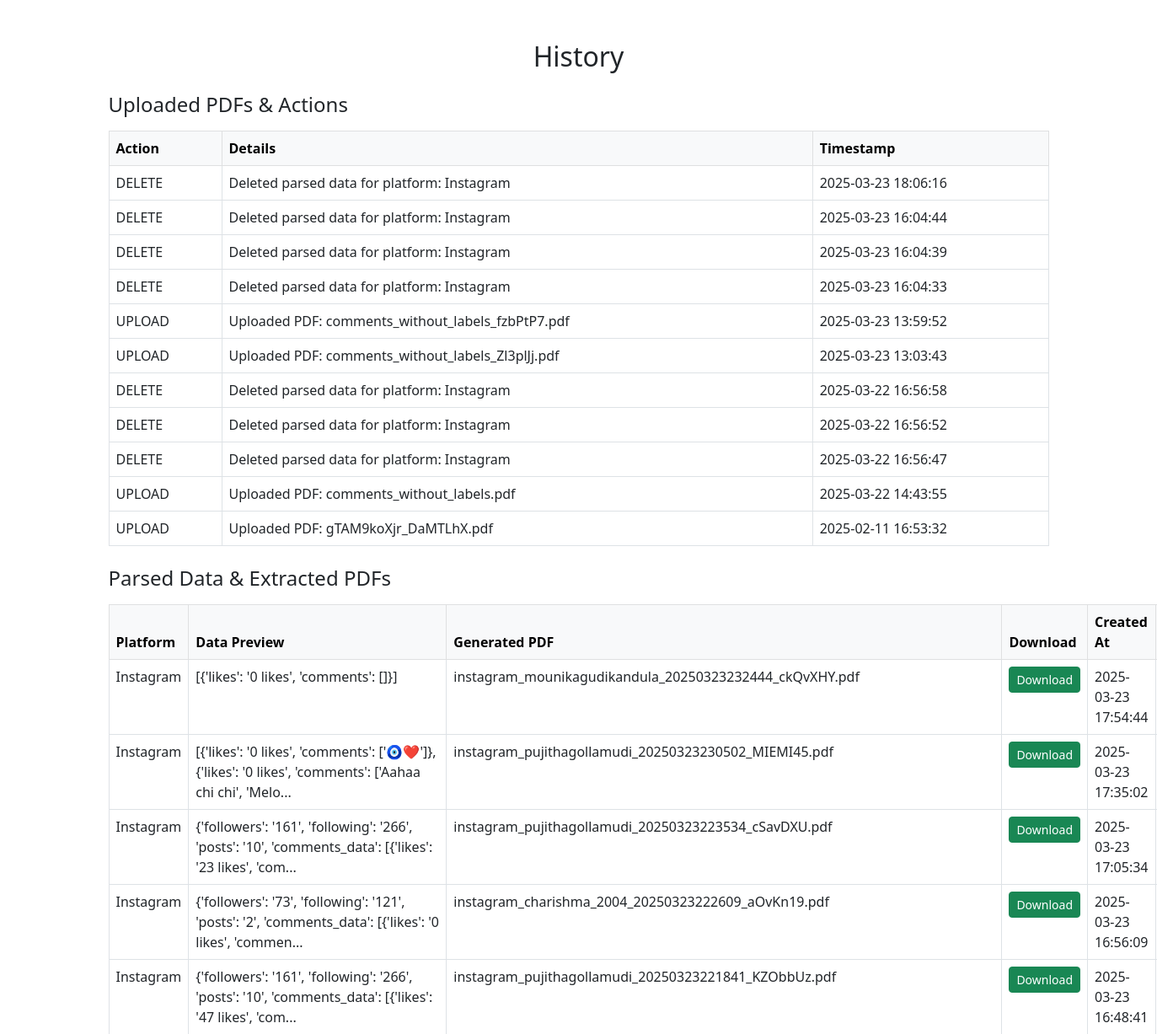
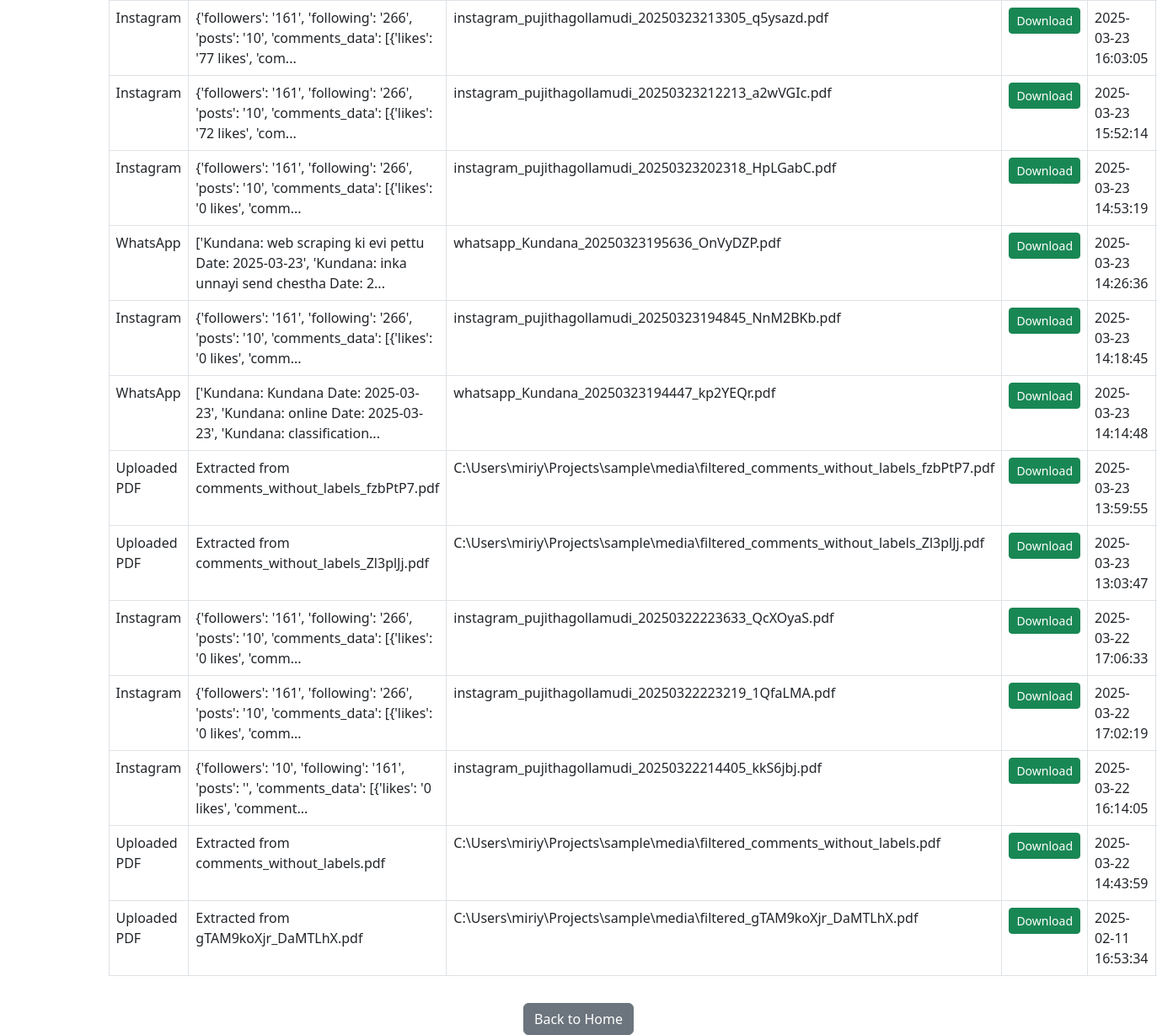
/history/ (signed in), run on the app's committed database (2 pictures, top to bottom).
### app/models.py (models this page shows, shortened)
class ActivityLog(models.Model):
    ACTION_CHOICES = [
        ("UPLOAD", "Uploaded a PDF"),
        ("PARSE", "Parsed social media data"),
        ("CLASSIFY", "Classified message"),
        ("DELETE", "Deleted a history entry"),
    ]
    user = models.ForeignKey(CustomUser, on_delete=models.CASCADE)
    action = models.CharField(max_length=50, choices=ACTION_CHOICES)
    details = models.TextField(blank=True, null=True)  # Additional details (optional)
    timestamp = models.DateTimeField(auto_now_add=True)

class ParsedData(models.Model):
    user = models.ForeignKey(CustomUser, on_delete=models.CASCADE)
    platform = models.CharField(max_length=50)
    data = models.TextField()
    generated_pdf = models.FileField(upload_to='parsed_data/')
    created_at = models.DateTimeField(auto_now_add=True)

### app/views.py (the view)
# urls.py: path("history/", views.history_view, name="history"),
@login_required
def history_view(request):
    activities = ActivityLog.objects.filter(user=request.user).order_by("-timestamp")
    parsed_files = ParsedData.objects.filter(user=request.user).order_by("-created_at")
    return render(request, "history.html", {"activities": activities, "parsed_files": parsed_files})

### app/templates/history.html (shortened to what this page needs)
<!DOCTYPE html>
<html lang="en">
<head>
    <link rel="stylesheet" href="https://cdnjs.cloudflare.com/ajax/libs/bootstrap/5.3.0/css/bootstrap.min.css">
</head>
<body>
    <div class="container mt-5">
        <h2 class="text-center">History</h2>
        <h4 class="mt-4">Uploaded PDFs & Actions</h4>
        <table class="table table-bordered mt-3">
            <thead class="table-light">
                <tr>
                    <th>Action</th>
                    <th>Details</th>
                    <th>Timestamp</th>
                </tr>
            </thead>
            <tbody>
                {% for activity in activities %}
                {% if activity.action == "UPLOAD" or activity.action == "DELETE" %}
                <tr>
                    <td>{{ activity.action }}</td>
                    <td>{{ activity.details }}</td>
                    <td>{{ activity.timestamp|date:"Y-m-d H:i:s" }}</td>
                </tr>
                {% endif %}
                {% empty %}
                <tr><td colspan="3" class="text-center">No activities found.</td></tr>
                {% endfor %}
            </tbody>
        </table>
        <h4 class="mt-4">Parsed Data & Extracted PDFs</h4>
        <table class="table table-bordered mt-3">
            <thead class="table-light">
                <tr>
                    <th>Platform</th>
                    <th>Data Preview</th>
                    <th>Generated PDF</th>
                    <th>Download</th>
                    <th>Created At</th>
                    <th>Action</th>
                </tr>
            </thead>
            <tbody>
                {% for file in parsed_files %}
                <tr>
                    <td>{{ file.platform }}</td>
                    <td>{{ file.data|slice:":100" }}{% if file.data|length > 100 %}...{% endif %}</td>
                    <td>{{ file.generated_pdf.name|cut:"parsed_data/" }}</td>
                    <td><a href="{{ file.generated_pdf.url }}" class="btn btn-success btn-sm" download>Download</a></td>
                    <td>{{ file.created_at|date:"Y-m-d H:i:s" }}</td>
                    <td>
                    </td>
                </tr>
                {% empty %}
                <tr><td colspan="6" class="text-center">No parsed files available.</td></tr>
                {% endfor %}
            </tbody>
        </table>
        <div class="text-center">
            <a href="{% url 'home' %}" class="btn btn-secondary mt-3">Back to Home</a>
        </div>
    </div>
</body>
</html>

### data on the page
ActivityLog: action "DELETE", details "Deleted parsed data for platform: Instagram", timestamp "2025-03-23 18:06:16"
ActivityLog: action "DELETE", details "Deleted parsed data for platform: Instagram", timestamp "2025-03-23 16:04:44"
ActivityLog: action "DELETE", details "Deleted parsed data for platform: Instagram", timestamp "2025-03-23 16:04:39"
ActivityLog: action "DELETE", details "Deleted parsed data for platform: Instagram", timestamp "2025-03-23 16:04:33"
ActivityLog: action "UPLOAD", details "Uploaded PDF: comments_without_labels_fzbPtP7.pdf", timestamp "2025-03-23 13:59:52"
ActivityLog: action "UPLOAD", details "Uploaded PDF: comments_without_labels_Zl3plJj.pdf", timestamp "2025-03-23 13:03:43"
ActivityLog: action "DELETE", details "Deleted parsed data for platform: Instagram", timestamp "2025-03-22 16:56:58"
ActivityLog: action "DELETE", details "Deleted parsed data for platform: Instagram", timestamp "2025-03-22 16:56:52"
ActivityLog: action "DELETE", details "Deleted parsed data for platform: Instagram", timestamp "2025-03-22 16:56:47"
ActivityLog: action "UPLOAD", details "Uploaded PDF: comments_without_labels.pdf", timestamp "2025-03-22 14:43:55"
ActivityLog: action "UPLOAD", details "Uploaded PDF: gTAM9koXjr_DaMTLhX.pdf", timestamp "2025-02-11 16:53:32"
ParsedData: platform "Instagram", data "[{'likes': '0 likes', 'comments': []}]", generated_pdf.name "instagram_mounikagudikandula_20250323232444_ckQvXHY.pdf", created_at "2025-03-23 17:54:44"
ParsedData: platform "Instagram", data "[{'likes': '0 likes', 'comments': ['🧿❤️']}, {'likes': '0 likes', 'comments': ['Aahaa chi chi', 'Melo", generated_pdf.name "instagram_pujithagollamudi_20250323230502_MIEMI45.pdf", created_at "2025-03-23 17:35:02"
ParsedData: platform "Instagram", data "{'followers': '161', 'following': '266', 'posts': '10', 'comments_data': [{'likes': '23 likes', 'com", generated_pdf.name "instagram_pujithagollamudi_20250323223534_cSavDXU.pdf", created_at "2025-03-23 17:05:34"
ParsedData: platform "Instagram", data "{'followers': '73', 'following': '121', 'posts': '2', 'comments_data': [{'likes': '0 likes', 'commen", generated_pdf.name "instagram_charishma_2004_20250323222609_aOvKn19.pdf", created_at "2025-03-23 16:56:09"
ParsedData: platform "Instagram", data "{'followers': '161', 'following': '266', 'posts': '10', 'comments_data': [{'likes': '47 likes', 'com", generated_pdf.name "instagram_pujithagollamudi_20250323221841_KZObbUz.pdf", created_at "2025-03-23 16:48:41"
ParsedData: platform "Instagram", data "{'followers': '161', 'following': '266', 'posts': '10', 'comments_data': [{'likes': '77 likes', 'com", generated_pdf.name "instagram_pujithagollamudi_20250323213305_q5ysazd.pdf", created_at "2025-03-23 16:03:05"
ParsedData: platform "Instagram", data "{'followers': '161', 'following': '266', 'posts': '10', 'comments_data': [{'likes': '72 likes', 'com", generated_pdf.name "instagram_pujithagollamudi_20250323212213_a2wVGIc.pdf", created_at "2025-03-23 15:52:14"
ParsedData: platform "Instagram", data "{'followers': '161', 'following': '266', 'posts': '10', 'comments_data': [{'likes': '0 likes', 'comm", generated_pdf.name "instagram_pujithagollamudi_20250323202318_HpLGabC.pdf", created_at "2025-03-23 14:53:19"
ParsedData: platform "WhatsApp", data "['Kundana: web scraping ki evi pettu Date: 2025-03-23', 'Kundana: inka unnayi send chestha Date: 2", generated_pdf.name "whatsapp_Kundana_20250323195636_OnVyDZP.pdf", created_at "2025-03-23 14:26:36"
ParsedData: platform "Instagram", data "{'followers': '161', 'following': '266', 'posts': '10', 'comments_data': [{'likes': '0 likes', 'comm", generated_pdf.name "instagram_pujithagollamudi_20250323194845_NnM2BKb.pdf", created_at "2025-03-23 14:18:45"
ParsedData: platform "WhatsApp", data "['Kundana: Kundana Date: 2025-03-23', 'Kundana: online Date: 2025-03-23', 'Kundana: classification", generated_pdf.name "whatsapp_Kundana_20250323194447_kp2YEQr.pdf", created_at "2025-03-23 14:14:48"
ParsedData: platform "Uploaded PDF", data "Extracted from comments_without_labels_fzbPtP7.pdf", generated_pdf.name "C:\\Users\\miriy\\Projects\\sample\\media\\filtered_comments_without_labels_fzbPtP7.pdf", created_at "2025-03-23 13:59:55"
ParsedData: platform "Uploaded PDF", data "Extracted from comments_without_labels_Zl3plJj.pdf", generated_pdf.name "C:\\Users\\miriy\\Projects\\sample\\media\\filtered_comments_without_labels_Zl3plJj.pdf", created_at "2025-03-23 13:03:47"
ParsedData: platform "Instagram", data "{'followers': '161', 'following': '266', 'posts': '10', 'comments_data': [{'likes': '0 likes', 'comm", generated_pdf.name "instagram_pujithagollamudi_20250322223633_QcXOyaS.pdf", created_at "2025-03-22 17:06:33"
ParsedData: platform "Instagram", data "{'followers': '161', 'following': '266', 'posts': '10', 'comments_data': [{'likes': '0 likes', 'comm", generated_pdf.name "instagram_pujithagollamudi_20250322223219_1QfaLMA.pdf", created_at "2025-03-22 17:02:19"
ParsedData: platform "Instagram", data "{'followers': '10', 'following': '161', 'posts': '', 'comments_data': [{'likes': '0 likes', 'comment", generated_pdf.name "instagram_pujithagollamudi_20250322214405_kkS6jbj.pdf", created_at "2025-03-22 16:14:05"
ParsedData: platform "Uploaded PDF", data "Extracted from comments_without_labels.pdf", generated_pdf.name "C:\\Users\\miriy\\Projects\\sample\\media\\filtered_comments_without_labels.pdf", created_at "2025-03-22 14:43:59"
ParsedData: platform "Uploaded PDF", data "Extracted from gTAM9koXjr_DaMTLhX.pdf", generated_pdf.name "C:\\Users\\miriy\\Projects\\sample\\media\\filtered_gTAM9koXjr_DaMTLhX.pdf", created_at "2025-02-11 16:53:34"
